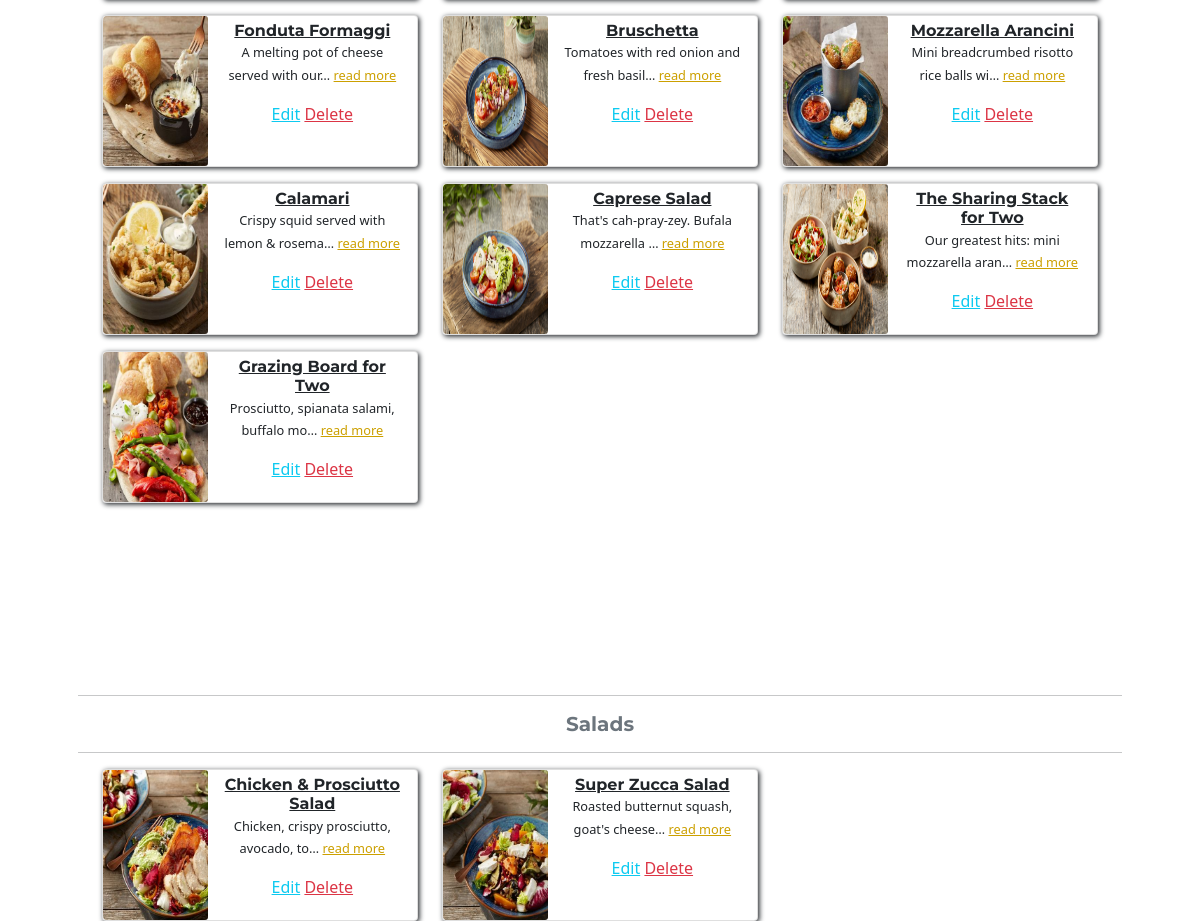
/menu/all_products/ (signed in, middle part), run on an earlier commit of the app's database.
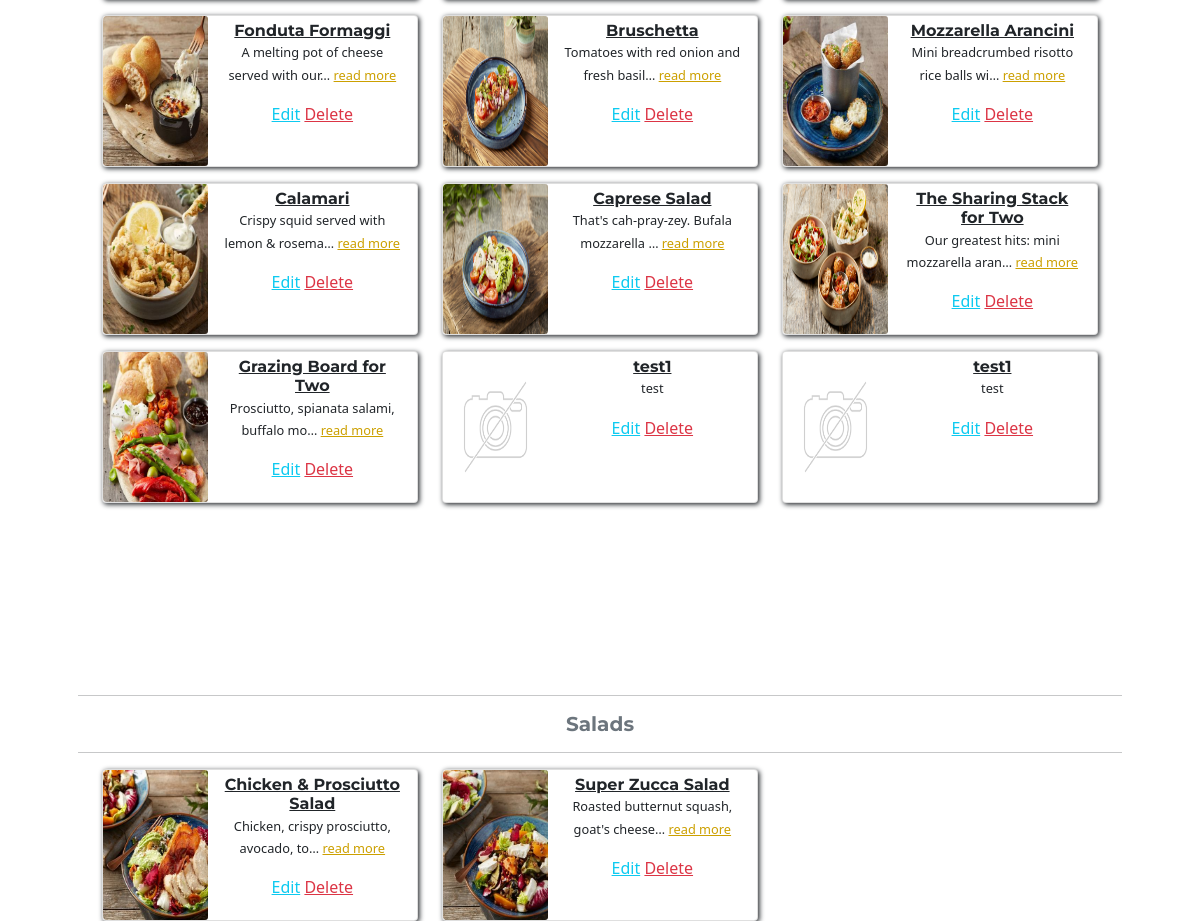
And on a later commit of the database.
### food_products/models.py (models this page shows, shortened)
class FoodProduct(models.Model):
    category = models.ForeignKey(
        'FoodCategory', null=True, blank=True, on_delete=models.SET_NULL)
    name = models.CharField(max_length=254)
    description = models.TextField()
    price = models.DecimalField(max_digits=6, decimal_places=2)
    calories = models.IntegerField(null=True, blank=True)
    image_url = models.URLField(max_length=1024, null=True, blank=True)
    image = models.ImageField(null=True, blank=True)

### food_products/views.py (the view)
# urls.py: path('all_products/', views.all_products, name='all_products'),
@login_required
def all_products(request):
    if not request.user.is_superuser:
        messages.error(request, 'You dont have permission to enter this page.')
        return redirect(reverse('home'))
    products = FoodProduct.objects.all()
    context = {
        'products': products
    }
    return render(request, 'menu/all_products.html', context)

### bag/context.py (called while the page is built, shortened)
def bag_contents(request):
    bag_items = []
    total = 0
    product_count = 0
    bag = request.session.get('bag', {})
    if total < settings.FREE_DELIVERY_THRESHOLD:
        delivery = total * Decimal(settings.STANDARD_DELIVERY_PERCENTAGE / 100)
        free_delivery_delta = settings.FREE_DELIVERY_THRESHOLD - total
    else:
        delivery = 0
        free_delivery_delta = 0
    grand_total = delivery + total
    context = {
        'bag_items': bag_items,
        'total': total,
        'product_count': product_count,
        'delivery': delivery,
        'free_delivery_delta': free_delivery_delta,
        'free_delivery_threshold': settings.FREE_DELIVERY_THRESHOLD,
        'grand_total': grand_total,
    }
    return context

### food_products/templates/menu/all_products.html (shortened to what this page needs)
{% extends "base.html" %}
{% load static %}
{% block content %}
<div class="container mb-2 text-center">
    <div class="container mb-2 text-center">
        <div class="container click-jump" id="starters">
            <div class="row">
                {% for product in products %}
                {% if product.category.name == 'starters' %}
                <div class="col-md-4">
                    <div class="card mb-3" style="max-width: 540px;">
                        <div class="row g-0">
                            <div class="col-md-4">
                                {% if product.image %}
                                <img src="{{product.image.url}}" class="card-img rounded-start" alt="{{product.name}}">
                                {% else %}
                                <img src="{{ MEDIA_URL}}noimage.png" class="card-img rounded-start"
                                    alt="{{product.name}}">
                                {% endif %}
                            </div>
                            <div class="col-md-8">
                                <div class="card-body">
                                    <h5 class="card-title">{{product.name}}</h5>
                                    <p class="card-text">
                                        {{product.description|truncatechars:40}}{% if product.description|length > 40 %}
                                        <span class="text-muted"><a href="#exampleModal{{product.id}}" class="read-more"
                                                data-bs-toggle="modal" data-bs-target="#exampleModal{{product.id}}">
                                                read more
                                            </a></span>
                                        {% endif %}</p>
                                    {% if request.user.is_superuser %}
                                    <a class="text-info" href="{% url 'edit_product' product.id %}">Edit</a>
                                    <a class="text-danger" href="{% url 'delete_product' product.id %}">Delete</a>
                                    {% endif %}
                                </div>
                            </div>
                        </div>
                    </div>
                </div>
                {% endif %}
                {% endfor %}
            </div>
        </div>
    </div>
    <div class="container mb-2 text-center">
        <div class="row">
            <div class="col">
                <hr>
                <h5 class="section-subheading text-muted">Salads</h5>
                <hr>
            </div>
        </div>
        <div class="container click-jump" id="starters">
            <div class="row">
                {% for product in products %}
                {% if product.category.name == 'salads' %}
                <div class="col-md-4">
                    <div class="card mb-3" style="max-width: 540px;">
                        <div class="row g-0">
                            <div class="col-md-4">
                                {% if product.image %}
                                <img src="{{product.image.url}}" class="card-img rounded-start" alt="{{product.name}}">
                                {% else %}
                                <img src="{{ MEDIA_URL}}noimage.png" class="card-img rounded-start"
                                    alt="{{product.name}}">
                                {% endif %}
                            </div>
                            <div class="col-md-8">
                                <div class="card-body">
                                    <h5 class="card-title">{{product.name}}</h5>
                                    <p class="card-text">
                                        {{product.description|truncatechars:40}}{% if product.description|length > 40 %}
                                        <span class="text-muted"><a href="#exampleModal{{product.id}}" class="read-more"
                                                data-bs-toggle="modal" data-bs-target="#exampleModal{{product.id}}">
                                                read more
                                            </a></span>
                                        {% endif %}</p>
                                    {% if request.user.is_superuser %}
                                    <a class="text-info" href="{% url 'edit_product' product.id %}">Edit</a>
                                    <a class="text-danger" href="{% url 'delete_product' product.id %}">Delete</a>
                                    {% endif %}
                                </div>
                            </div>
                        </div>
                    </div>
                </div>
                {% endif %}
                {% endfor %}
            </div>
        </div>
    </div>
</div>
{% endblock %}

### templates/base.html (shortened to what this page needs)
{% load static %}
<!doctype html>
<html lang="en">
<head>
    {% block corecss %}
    <link href="https://cdn.jsdelivr.net/npm/bootstrap@5.3.0-alpha1/dist/css/bootstrap.min.css" rel="stylesheet"
>
    <link rel="stylesheet" href="{% static 'css/base.css' %}">
    {% endblock %}
</head>
<body id="page-top" data-new-gr-c-s-check-loaded="8.904.0" data-gr-ext-installed="">
    {% block content %}
    {% endblock %}
</body>
</html>

What changed in the data, as far as the page shows it:
added FoodProduct: name "test1", description "test", shows "Edit"
added FoodProduct: name "test1", description "test", shows "Edit"
